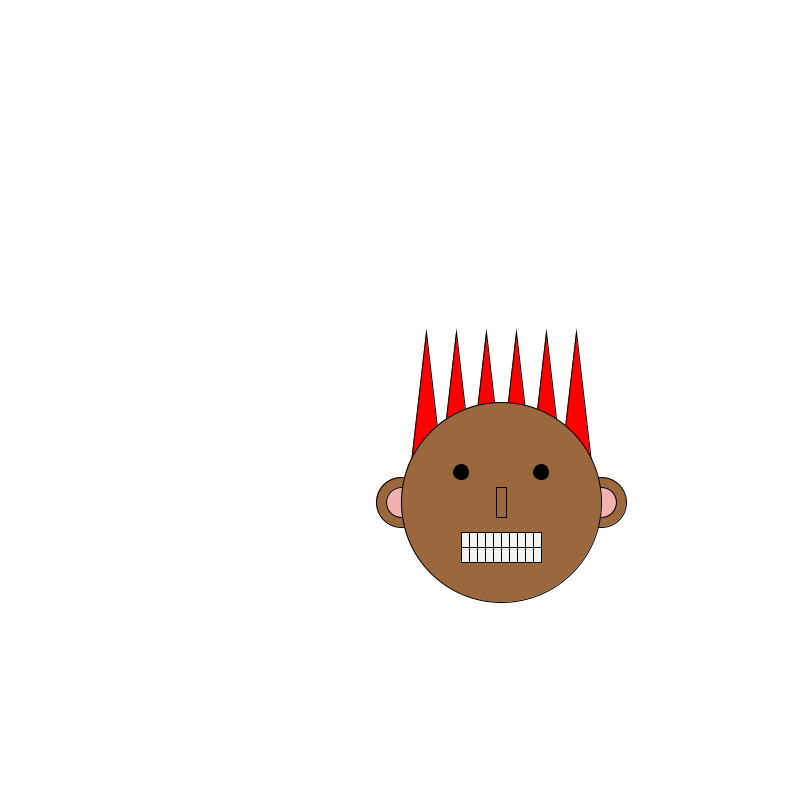
Frame 1 (no input)
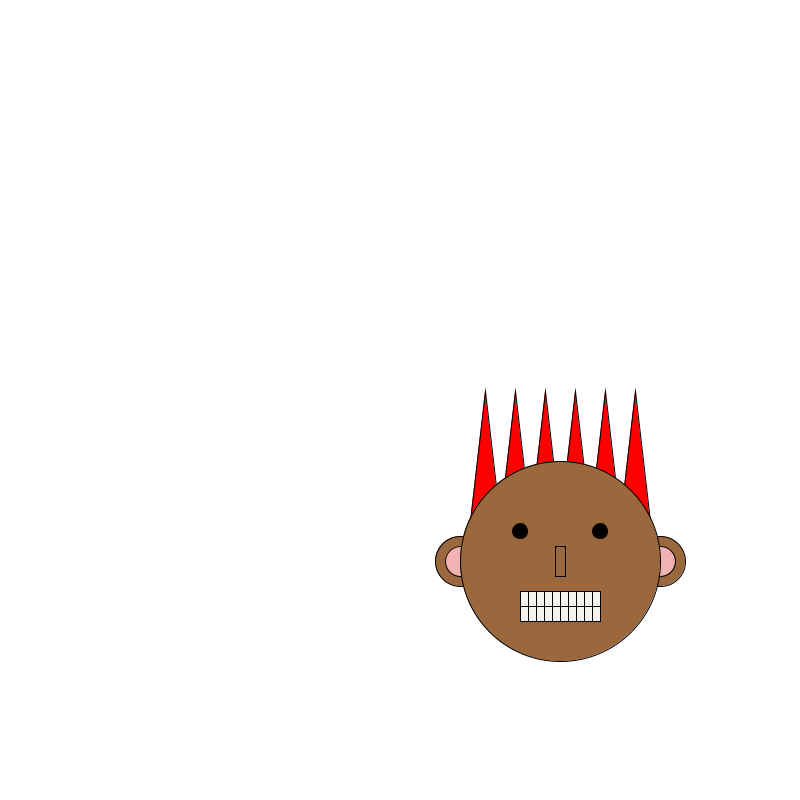
Frame 60 (the mouse pressed at the canvas centre just before this capture)
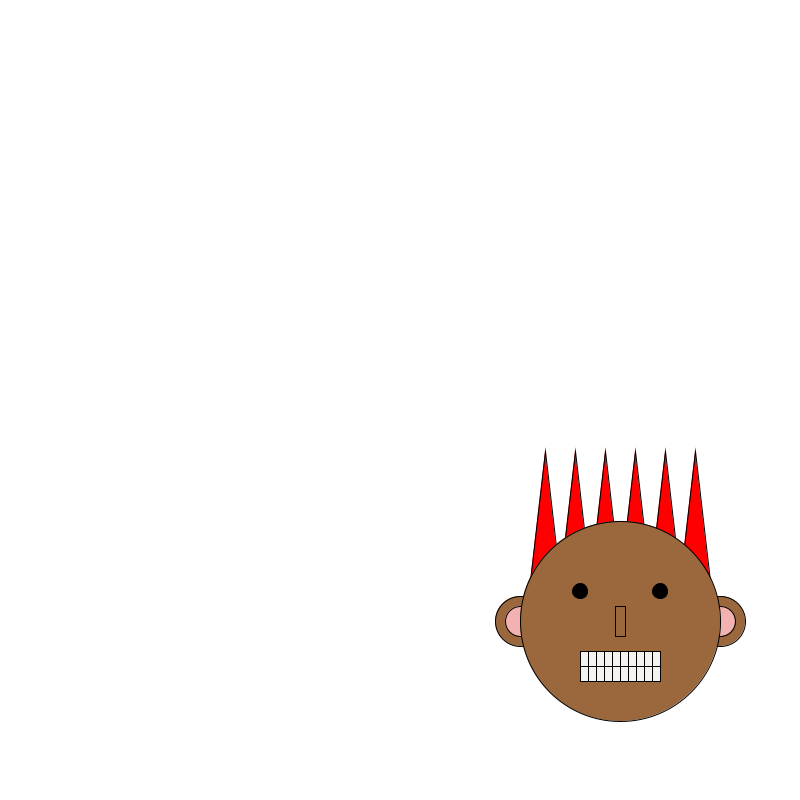
Frame 120 (the mouse held since frame 60 and released just before this capture)

The Processing sketch that drew these frames (run headless with seeded random() and noise(); from frame 60 on, the mouse is pressed at the canvas centre):

// Processing sketch: avatar_java
// ── avatar_java.pde
  int x,y;
  int MODE;
  void setup(){
           size(800,800);
           MODE = 3;
           x = width/2;
           y = height/2;
  }
  void avatar(int x, int y){
  //your code here
  fill(255, 0, 0);
  triangle(x+10, y+60, x+40, y+60, x+25, y-70);
  triangle(x+40, y+60, x+70, y+60, x+55, y-70);
  triangle(x+70, y+60, x+100, y+60, x+85, y-70);
  triangle(x+100, y+60, x+130, y+60, x+115, y-70);
  triangle(x+130, y+60, x+160, y+60, x+145, y-70);
  triangle(x+160, y+60, x+190, y+60, x+175, y-70);
  fill(155, 103, 60);
  circle(x, y+100, 50);
  circle(x+200, y+100, 50);
  fill(242, 178, 178);
  circle(x, y+100, 30);
  circle(x+200, y+100, 30);
  fill(155, 103, 60);
  circle(x+100,y+100,200);
  fill(0, 0, 0);
  circle(x+60, y+70, 15);
  circle(x+140, y+70, 15);
  fill(155, 103, 60);
  rect(x+95, y+85, 10, 30);
  fill(244, 243, 239);
  rect(x+60, y+130, 8, 15);
  rect(x+68, y+130, 8, 15);
  rect(x+76, y+130, 8, 15);
  rect(x+84, y+130, 8, 15);
  rect(x+92, y+130, 8, 15);
  rect(x+100, y+130, 8, 15);
  rect(x+108, y+130, 8, 15);
  rect(x+116, y+130, 8, 15);
  rect(x+124, y+130, 8, 15);
  rect(x+132, y+130, 8, 15);
  rect(x+60, y+145, 8, 15);
  rect(x+68, y+145, 8, 15);
  rect(x+76, y+145, 8, 15);
  rect(x+84, y+145, 8, 15);
  rect(x+92, y+145, 8, 15);
  rect(x+100, y+145, 8, 15);
  rect(x+108, y+145, 8, 15);
  rect(x+116, y+145, 8, 15);
  rect(x+124, y+145, 8, 15);
  rect(x+132, y+145, 8, 15);
}
  void draw(){
           background(255);
           x = change(x);
           y = change(y);
           avatar(x,y);
  }
  int change(int value){
    /**
     mode 1: return a random location on the screen.
     mode 2: change each by +1, 0, or -1 randomly
     mode 3: change by +1 each, but if they hit the end of the screen ,
           wrap back around to the other end of the screen
    */

    switch(MODE){
     case 1:
       float rng1 = random(0, 800);
       return (int)rng1;
     case 2:
       float rng2 = random(3);
       int rng3 = x + (int)rng2 - 1;
       return rng3;
     case 3:
       int rng4 = x + 1;
       if (rng4 > 800){
         return 0;
       }
       return rng4;
     default:
       return 0;
    }
  }
